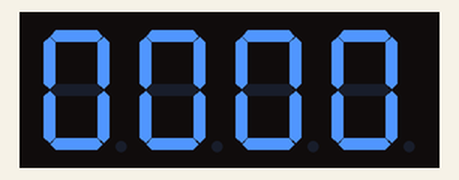
Recording of a sketch running on a simulated Arduino Uno, built with avr-gcc and run on an emulated ATmega328P. On the bench: 4-digit seven-segment display. Wiring (inferred from the names in the program): 4-digit 7-segment display, segments lit when LOW: segments pin 4, pin 5, pin 6, pin 7, pin 8, pin 9, pin 10; digit selects pin 0, pin 1, pin 2, pin 3. The segment pins are drawn as the display they are named for.

Above: at 0.1 s.
At 4.9 s:
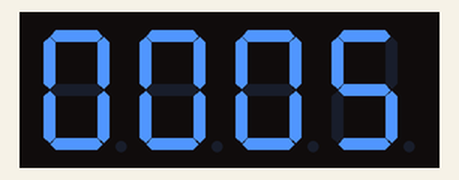
At 9.8 s:
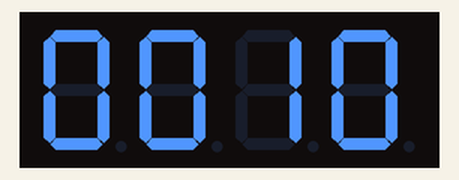
At 19.4 s:
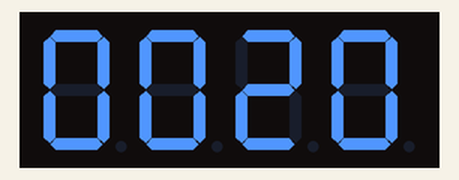
At 29.1 s:
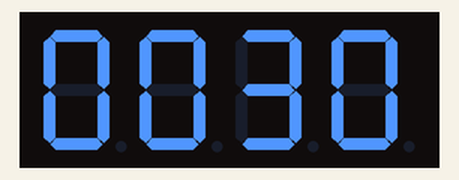
At 38.8 s:
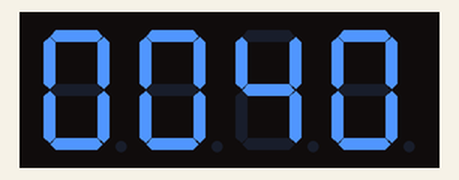

Measured:
- what the display in image 0 shows lasts 0.9 s, from 0.1 s to 1.0 s

The sketch:

clock.ino
```cpp
// C++ code
//
#define a 4
#define b 5
#define c 6
#define d 7
#define e 8
#define f 9
#define g 10

#define dly 10

int s1=0,s2=0,m1=0,m2=0,cnt=0;

void setup()
{
  pinMode(0, OUTPUT);
  pinMode(1, OUTPUT);
  pinMode(2, OUTPUT);
  pinMode(3, OUTPUT);

  pinMode(a, OUTPUT);
  pinMode(b, OUTPUT);
  pinMode(c, OUTPUT);
  pinMode(d, OUTPUT);
  pinMode(e, OUTPUT);
  pinMode(f, OUTPUT);
  pinMode(g, OUTPUT);
  //digitalWrite(0, HIGH);
  //digitalWrite(1, HIGH);
  //digitalWrite(2, HIGH);
  //digitalWrite(3, HIGH);
}


void loop()
{

  dn(0);
  en(3);
  dis(s1);
  delay(dly);


  dn(3);
  en(2);
  dis(s2);
  delay(dly);


  dn(2);
  en(1);
  dis(m1);
  delay(dly);


  dn(1);
  en(0);
  dis(m2);
  delay(dly);

  cnt++;
  Serial.println(s1);
  if(cnt==24){
    cnt=0;
    s1++;
  }
  if(s1>9){
    s1=0;
    s2++;
  }
  if(s2>5){
    s2=0;
    m1++;
  }
  if(m1>9){
    m1=0;
    m2++;
  }
}

void en(int q){
  digitalWrite(q,HIGH);
}
void dn(int r){
  digitalWrite(r,LOW);
}
void dis(int n) {
  switch (n) {
    case 0:
      digitalWrite(a, LOW);
      digitalWrite(b, LOW);
      digitalWrite(c, LOW);
      digitalWrite(d, LOW);
      digitalWrite(e, LOW);
      digitalWrite(f, LOW);
      digitalWrite(g, HIGH);
      break;
    case 1:
      digitalWrite(a, HIGH);
      digitalWrite(b, LOW);
      digitalWrite(c, LOW);
      digitalWrite(d, HIGH);
      digitalWrite(e, HIGH);
      digitalWrite(f, HIGH);
      digitalWrite(g, HIGH);
      break;
    case 2:
      digitalWrite(a, LOW);
      digitalWrite(b, LOW);
      digitalWrite(c, HIGH);
      digitalWrite(d, LOW);
      digitalWrite(e, LOW);
      digitalWrite(f, HIGH);
      digitalWrite(g, LOW);
      break;
    case 3:
      digitalWrite(a, LOW);
      digitalWrite(b, LOW);
      digitalWrite(c, LOW);
      digitalWrite(d, LOW);
      digitalWrite(e, HIGH);
      digitalWrite(f, HIGH);
      digitalWrite(g, LOW);
      break;
    case 4:
      digitalWrite(a, HIGH);
      digitalWrite(b, LOW);
      digitalWrite(c, LOW);
      digitalWrite(d, HIGH);
      digitalWrite(e, HIGH);
      digitalWrite(f, LOW);
      digitalWrite(g, LOW);
      break;
    case 5:
      digitalWrite(a, LOW);
      digitalWrite(b, HIGH);
      digitalWrite(c, LOW);
      digitalWrite(d, LOW);
      digitalWrite(e, HIGH);
      digitalWrite(f, LOW);
      digitalWrite(g, LOW);
      break;
    case 6:
      digitalWrite(a, LOW);
      digitalWrite(b, HIGH);
      digitalWrite(c, LOW);
      digitalWrite(d, LOW);
      digitalWrite(e, LOW);
      digitalWrite(f, LOW);
      digitalWrite(g, LOW);
      break;
    case 7:
      digitalWrite(a, LOW);
      digitalWrite(b, LOW);
      digitalWrite(c, LOW);
      digitalWrite(d, HIGH);
      digitalWrite(e, HIGH);
      digitalWrite(f, HIGH);
      digitalWrite(g, HIGH);
      break;
    case 8:
      digitalWrite(a, LOW);
      digitalWrite(b, LOW);
      digitalWrite(c, LOW);
      digitalWrite(d, LOW);
      digitalWrite(e, LOW);
      digitalWrite(f, LOW);
      digitalWrite(g, LOW);
      break;
    case 9:
      digitalWrite(a, LOW);
      digitalWrite(b, LOW);
      digitalWrite(c, LOW);
      digitalWrite(d, LOW);
      digitalWrite(e, HIGH);
      digitalWrite(f, LOW);
      digitalWrite(g, LOW);
      break;
  }

}
```
